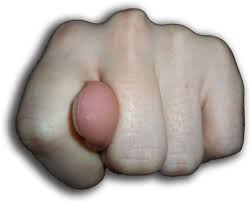
%> input picture images.jpeg, 251 x 201 px
$ octave Edge_detection.m   (GNU Octave 9; MATLAB toolbox functions it lacks are replaced by stand-ins)
%> lines starting %> are read from the running program, lines starting %| are printed output that depends on the picture; in (x1, y1, x2, y2) boxes, pixels count from 0 and x2, y2 are one past the last pixel; in counts of white or black regions, pixels touching at a corner belong together; the program's own positions count from 1
% Read image
img = imread('images.jpeg');
%> img is the input picture: size 201x251x3 uint8; mean R, G, B 184.2, 176, 170.7

grayImg = rgb2gray(img);               % Grayscale
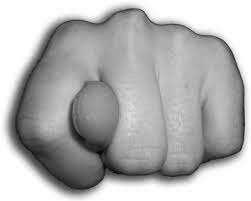
%> grayImg: size 201x251 uint8; min 5, max 255, mean 177.8
edgesImg = edge(grayImg, 'Sobel');     % Sobel filter
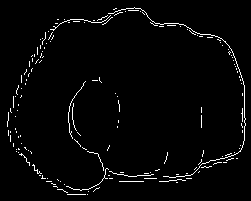
%> edgesImg: size 201x251 logical; 2.6% white in thin lines or dots, all inside (x1, y1, x2, y2) = (7, 7, 246, 195)

% Current Directory
currentPath = pwd;

% 'data' folder
dataFolder = fullfile(currentPath, 'data');
if ~exist(dataFolder, 'dir')
    mkdir(dataFolder);
end

% save edges.mat
save(fullfile(dataFolder, 'edges.mat'), 'edgesImg');

% Plot
figure;
imshow(edgesImg);
